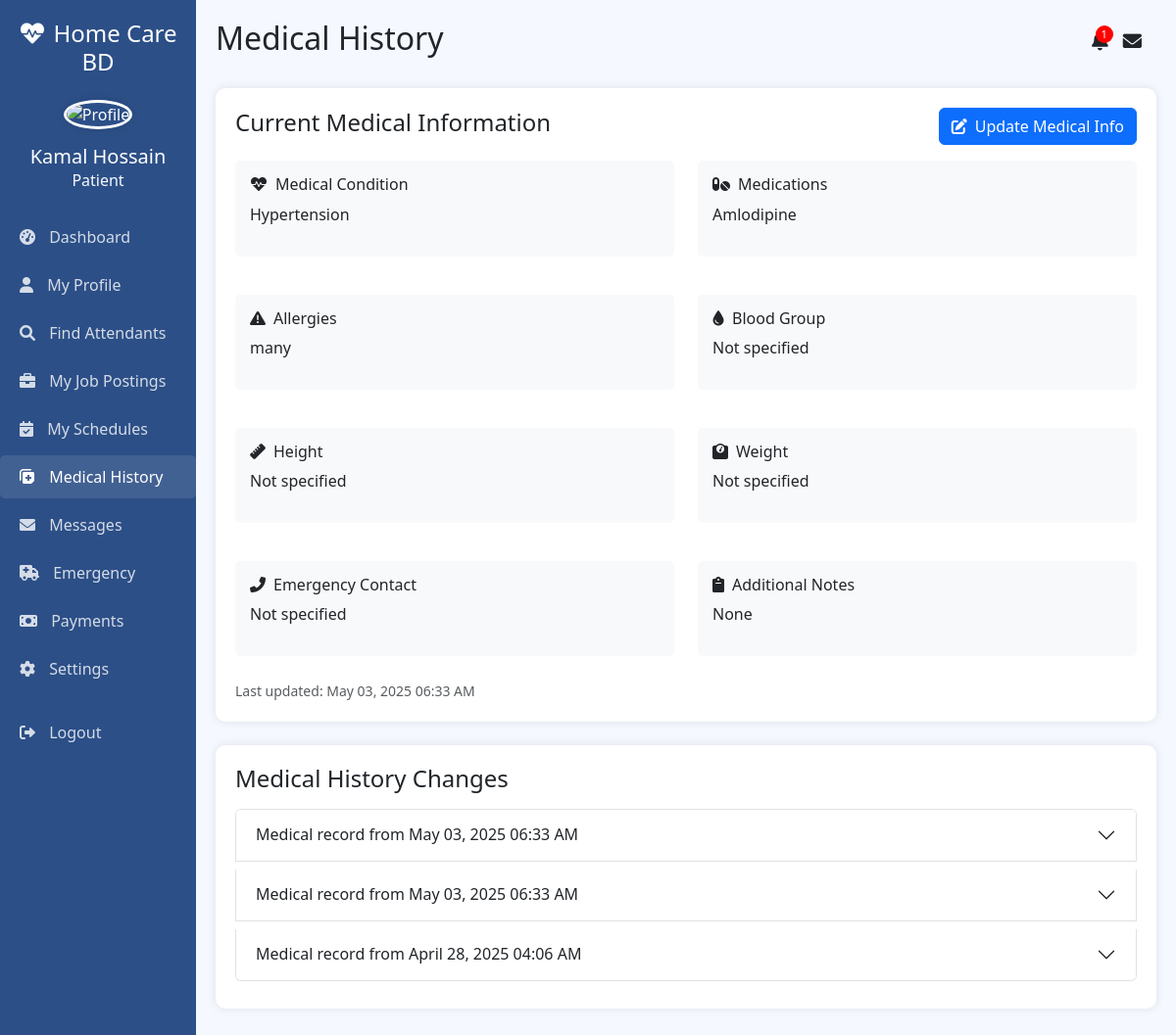
/patient/medical_history.php (signed in), run on the app's committed database.
### tables this page shows
CREATE TABLE `medical_history` (
  `History_ID` int(11) NOT NULL,
  `Patient_ID` int(11) DEFAULT NULL,
  `Condition` text DEFAULT NULL,
  `Medication` text DEFAULT NULL,
  `Allergies` text DEFAULT NULL,
  `Updated_at` datetime DEFAULT current_timestamp() ON UPDATE current_timestamp(),
  `blood_group` varchar(5) DEFAULT NULL,
  `height` decimal(5,2) DEFAULT NULL,
  `weight` decimal(5,2) DEFAULT NULL,
  `emergency_contact` varchar(100) DEFAULT NULL,
  `additional_notes` text DEFAULT NULL
);

### patient/medical_history.php (the view, shortened to what this page needs)
<?php
$user_id = $_SESSION['user_id'];
$name = $_SESSION['name'];
$conn = new mysqli('localhost', 'root', '', 'homecarebd');
$stmt = $conn->prepare("SELECT * FROM medical_history WHERE Patient_ID = ? ORDER BY Updated_at DESC LIMIT 1");
$stmt->bind_param("i", $user_id);
$stmt->execute();
$result = $stmt->get_result();
$medical_history = $result->fetch_assoc();
$stmt = $conn->prepare("SELECT * FROM medical_history WHERE Patient_ID = ? ORDER BY Updated_at DESC");
$stmt->bind_param("i", $user_id);
$stmt->execute();
$history_result = $stmt->get_result();
$history_records = [];
while ($row = $history_result->fetch_assoc()) {
    $history_records[] = $row;
}
$stmt = $conn->prepare("SELECT COUNT(*) as notification_count FROM notifications
                        WHERE User_ID = ? AND Status = 'unread'");
$stmt->bind_param("i", $user_id);
$stmt->execute();
$result = $stmt->get_result();
$notification_data = $result->fetch_assoc();
$unread_notifications = $notification_data['notification_count'];
?>
<!DOCTYPE html>
<html lang="en">
<head>
    <link href="https://cdn.jsdelivr.net/npm/bootstrap@5.3.0-alpha1/dist/css/bootstrap.min.css" rel="stylesheet">
    <link rel="stylesheet" href="https://cdnjs.cloudflare.com/ajax/libs/font-awesome/6.0.0-beta3/css/all.min.css">
</head>
<body>
    <div class="container-fluid">
        <div class="row">
            <div class="col-md-3 col-lg-2 px-0 sidebar">
                <div class="text-center mb-4">
                    <h4 class="mb-0"><i class="fas fa-heartbeat me-2"></i>Home Care BD</h4>
                </div>
                <div class="text-center mb-4">
                    <img src="../images/avatar-placeholder.jpg" class="profile-image mb-3" alt="Profile">
                    <h5 class="mb-0"><?php echo htmlspecialchars($name); ?></h5>
                    <p class="text-light mb-0">Patient</p>
                </div>
                <ul class="nav flex-column">
                    <li class="nav-item">
                        <a class="nav-link" href="dashboard.php">
                            <i class="fas fa-tachometer-alt"></i> Dashboard
                        </a>
                    </li>
                    <li class="nav-item">
                        <a class="nav-link" href="profile.php">
                            <i class="fas fa-user"></i> My Profile
                        </a>
                    </li>
                    <li class="nav-item">
                        <a class="nav-link" href="job_posting.php">
                            <i class="fas fa-search"></i> Find Attendants
                        </a>
                    </li>
                    <li class="nav-item">
                        <a class="nav-link" href="view_my_jobs.php">
                            <i class="fas fa-briefcase"></i> My Job Postings
                        </a>
                    </li>
                    <li class="nav-item">
                        <a class="nav-link" href="schedules.php">
                            <i class="fas fa-calendar-check"></i> My Schedules
                        </a>
                    </li>
                    <li class="nav-item">
                        <a class="nav-link active" href="medical_history.php">
                            <i class="fas fa-notes-medical"></i> Medical History
                        </a>
                    </li>
                    <li class="nav-item">
                        <a class="nav-link" href="messages.php">
                            <i class="fas fa-envelope"></i> Messages
                        </a>
                    </li>
                    <li class="nav-item">
                        <a class="nav-link" href="emergency.php">
                            <i class="fas fa-ambulance"></i> Emergency
                        </a>
                    </li>
                    <li class="nav-item">
                        <a class="nav-link" href="payment_history.php">
                            <i class="fas fa-money-bill"></i> Payments
                        </a>
                    </li>
                    <li class="nav-item">
                        <a class="nav-link" href="settings.php">
                            <i class="fas fa-cog"></i> Settings
                        </a>
                    </li>
                    <li class="nav-item mt-3">
                        <a class="nav-link" href="../logout.php">
                            <i class="fas fa-sign-out-alt"></i> Logout
                        </a>
                    </li>
                </ul>
            </div>
            <div class="col-md-9 col-lg-10 main-content">
                <div class="d-flex justify-content-between align-items-center mb-4">
                    <h2>Medical History</h2>
                    <div class="d-flex">
                        <div class="icon-container">
                            <a href="notifications.php" class="text-dark">
                                <?php if ($unread_notifications > 0): ?>
                                <span class="notification-badge"><?php echo $unread_notifications; ?></span>
                                <?php endif; ?>
                            </a>
                        </div>
                        <div class="icon-container">
                            <a href="messages.php" class="text-dark">
                                <i class="fas fa-envelope small-icon"></i>
                            </a>
                        </div>
                    </div>
                </div>
                <div class="dashboard-card mb-4">
                    <div class="d-flex justify-content-between align-items-center mb-3">
                        <h4>Current Medical Information</h4>
                        <button class="btn btn-primary" data-bs-toggle="modal" data-bs-target="#updateMedicalModal">
                            <i class="fas fa-edit me-2"></i>Update Medical Info
                        </button>
                    </div>
                    <?php if ($medical_history): ?>
                        <div class="row mb-4">
                            <div class="col-md-6">
                                <div class="medical-info">
                                    <h6><i class="fas fa-heartbeat me-2"></i>Medical Condition</h6>
                                    <p><?php echo htmlspecialchars($medical_history['Condition'] ?? 'Not specified'); ?></p>
                                </div>
                            </div>
                            <div class="col-md-6">
                                <div class="medical-info">
                                    <h6><i class="fas fa-pills me-2"></i>Medications</h6>
                                    <p><?php echo htmlspecialchars($medical_history['Medication'] ?? 'None'); ?></p>
                                </div>
                            </div>
                        </div>
                        <div class="row mb-4">
                            <div class="col-md-6">
                                <div class="medical-info">
                                    <h6><i class="fas fa-exclamation-triangle me-2"></i>Allergies</h6>
                                    <p><?php echo htmlspecialchars($medical_history['Allergies'] ?? 'None'); ?></p>
                                </div>
                            </div>
                            <div class="col-md-6">
                                <div class="medical-info">
                                    <h6><i class="fas fa-tint me-2"></i>Blood Group</h6>
                                    <p><?php echo htmlspecialchars($medical_history['Blood_Group'] ?? 'Not specified'); ?></p>
                                </div>
                            </div>
                        </div>
                        <div class="row mb-4">
                            <div class="col-md-6">
                                <div class="medical-info">
                                    <h6><i class="fas fa-ruler me-2"></i>Height</h6>
                                    <p><?php echo ($medical_history['Height'] ?? 'Not specified') . ($medical_history['Height'] ? ' cm' : ''); ?></p>
                                </div>
                            </div>
                            <div class="col-md-6">
                                <div class="medical-info">
                                    <h6><i class="fas fa-weight me-2"></i>Weight</h6>
                                    <p><?php echo ($medical_history['Weight'] ?? 'Not specified') . ($medical_history['Weight'] ? ' kg' : ''); ?></p>
                                </div>
                            </div>
                        </div>
                        <div class="row">
                            <div class="col-md-6">
                                <div class="medical-info">
                                    <h6><i class="fas fa-phone-alt me-2"></i>Emergency Contact</h6>
                                    <p><?php echo htmlspecialchars($medical_history['Emergency_Contact'] ?? 'Not specified'); ?></p>
                                </div>
                            </div>
                            <div class="col-md-6">
                                <div class="medical-info">
                                    <h6><i class="fas fa-clipboard me-2"></i>Additional Notes</h6>
                                    <p><?php echo htmlspecialchars($medical_history['Additional_Notes'] ?? 'None'); ?></p>
                                </div>
                            </div>
                        </div>
                        <div class="text-muted mt-2">
                            <small>Last updated: <?php echo date('F d, Y h:i A', strtotime($medical_history['Updated_at'])); ?></small>
                        </div>
                    <?php endif; ?>
                </div>
                <?php if (count($history_records) > 1): ?>
                <div class="dashboard-card">
                    <h4 class="mb-3">Medical History Changes</h4>
                    <div class="accordion" id="historyAccordion">
                        <?php
                        array_shift($history_records);
                        $counter = 1;
                        foreach ($history_records as $record):
                        ?>
                        <div class="accordion-item mb-2">
                            <h2 class="accordion-header" id="heading<?php echo $counter; ?>">
                                <button class="accordion-button collapsed" type="button" data-bs-toggle="collapse"
                                        data-bs-target="#collapse<?php echo $counter; ?>" aria-expanded="false"
                                        aria-controls="collapse<?php echo $counter; ?>">
                                    Medical record from <?php echo date('F d, Y h:i A', strtotime($record['Updated_at'])); ?>
                                </button>
                            </h2>
                        </div>
                        <?php
                        $counter++;
                        endforeach;
                        ?>
                    </div>
                </div>
                <?php endif; ?>
            </div>
        </div>
    </div>
</body>
</html>

### patient/medical_history.php (style rules this page uses)
:root { --primary-color: #2c4f87; --secondary-color: #4caf50; --light-bg: #f5f9ff; }
body { font-family: 'Segoe UI', Tahoma, Geneva, Verdana, sans-serif; background-color: var(--light-bg); }
.sidebar { background-color: var(--primary-color); color: white; min-height: 100vh; padding-top: 20px; }
.sidebar .nav-link { color: rgba(255, 255, 255, 0.8); padding: 10px 20px; margin-bottom: 5px; border-radius: 5px; }
.sidebar .nav-link:hover, .sidebar .nav-link.active { background-color: rgba(255, 255, 255, 0.1); color: white; }
.sidebar .nav-link i { margin-right: 10px; }
.main-content { padding: 20px; }
.dashboard-card { background-color: white; border-radius: 10px; box-shadow: 0 0 10px rgba(0, 0, 0, 0.1); padding: 20px; margin-bottom: 20px; }
.medical-info { padding: 15px; border-radius: 5px; background-color: #f8f9fa; margin-bottom: 15px; }
.profile-image { width: 100px; height: 100px; border-radius: 50%; object-fit: cover; border: 3px solid white; box-shadow: 0 0 10px rgba(0, 0, 0, 0.1); }
.notification-badge { position: absolute; top: -5px; right: -5px; background-color: red; color: white; border-radius: 50%; width: 18px; height: 18px; font-size: 0.7rem; display: flex; justify-content: center; align-items: center; }
.icon-container { position: relative; display: inline-block; margin-right: 15px; }
.small-icon { font-size: 1.2rem; }

### data on the page
medical_history: Condition "Hypertension", Medication "Amlodipine", Allergies "many", Updated_at "May 03, 2025 06:33 AM"
medical_history: Updated_at "May 03, 2025 06:33 AM"
medical_history: Updated_at "May 03, 2025 06:33 AM"
medical_history: Updated_at "April 28, 2025 04:06 AM"

### other printed values
$name "Kamal Hossain"
$unread_notifications "1"
$medical_history['Blood_Group'] "Not specified"
$medical_history['Height'] "Not specified"
$medical_history['Weight'] "Not specified"
$medical_history['Emergency_Contact'] "Not specified"
$medical_history['Additional_Notes'] "None"
